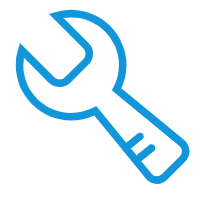
#> input picture tool.png, 200 x 200 px
$ python convert_icon.py
#> lines starting #> are read from the running program, lines starting #| are printed output that depends on the picture
"""
将PNG图标转换为ICO格式，为PyInstaller打包使用
"""

import os
import sys

try:
    from PIL import Image
except ImportError:
    print("缺少Pillow库，正在安装...")
    os.system(f"{sys.executable} -m pip install pillow")
    from PIL import Image


def png_to_ico(png_file, ico_file, sizes=[(32, 32), (64, 64), (128, 128)]):
    """将PNG文件转换为ICO文件"""
#> called with png_file = 'tool.png', ico_file = 'tool.ico'
    try:
        img = Image.open(png_file)
#> img is the input picture: PIL image 200x200 RGBA; mean R, G, B, A 2.5, 20.9, 30.5, 31.5
        # 创建不同尺寸的图像
        imgs = [img.resize(size) for size in sizes]
#> imgs = 3 items
        # 保存为ICO
        imgs[0].save(ico_file, format='ICO', sizes=[
                     (img.size[0], img.size[1]) for img in imgs])
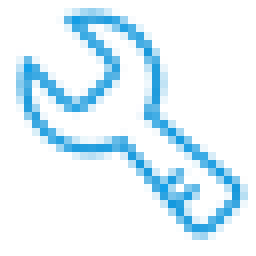
#> saved as tool.ico: PIL image 32x32 RGBA (shown 8 times larger); mean R, G, B, A 4.5, 41, 59.9, 32.4; transparent parts drawn white
        print(f"图标已成功转换，保存为: {ico_file}")
        return True
    except Exception as e:
        print(f"转换图标时出错: {e}")
        return False


if __name__ == "__main__":
    # 获取当前脚本所在目录
    script_dir = os.path.dirname(os.path.abspath(__file__)) or "."
    png_path = os.path.join(script_dir, "tool.png")
    ico_path = os.path.join(script_dir, "tool.ico")

    if not os.path.exists(png_path):
        print(f"错误: 找不到图标文件 {png_path}")
        sys.exit(1)

    if png_to_ico(png_path, ico_path):
        print("图标转换成功!")
    else:
        print("图标转换失败!")
